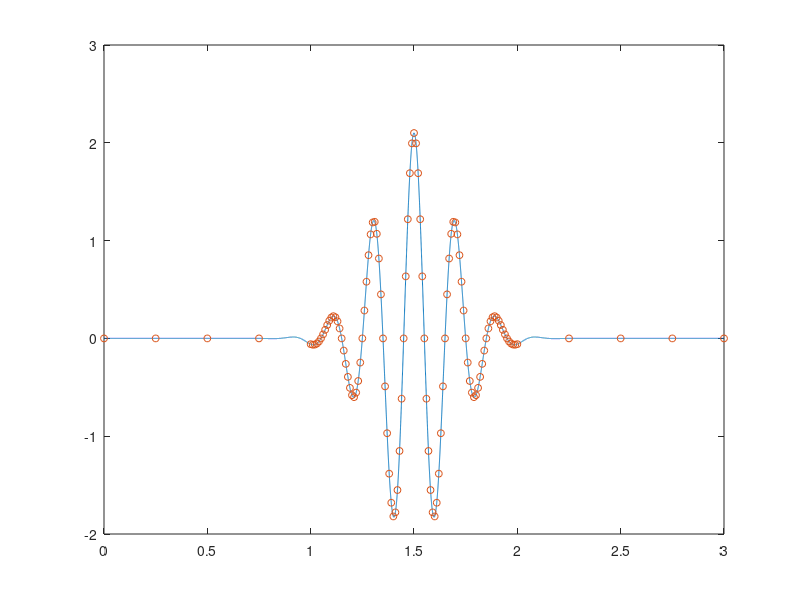

The MATLAB source for this figure:
%% 均匀时间向量
% 如果您知道采样频率，请使用冒号运算符。如果您的系统在一秒内以 15 Hz 的速率对时间采样，您将获得 16 个读数，包括在零处的一个读数。
Fs = 15;
Ts = 1/Fs;
ts = 0:Ts:1;

% 如果您知道时间区间的开始和结束以及样本数量，请使用 linspace。
% 假设您启动秒表并在一秒后停止它。如果您知道您的仪器获得了 15 个读数，您可以生成时间向量。
tl = linspace(0,1,15);

% 您可以直接基于样本计算采样率，并使用它来重新构造时间向量。
sf = 1/(tl(2)-tl(1));

TL = (0:length(tl)-1)/sf;

ErrorTL = max(abs(tl-TL))
%% 非均匀时间向量
% 将 linspace 和冒号运算符结合使用，可生成任意特征的非均匀时间向量。
% 假设您必须对一个高斯调制正弦脉冲进行采样。该脉冲在某个一秒区间内变化迅速，但在前几秒和后几秒内变化缓慢。
% 以 100 Hz 的频率对感兴趣的区域进行采样，在之前和之后只采集五个样本。使用方括号串联向量。

gpl = @(x) 2.1*gauspuls(x-1.5,5,0.4);   % 匿名句柄函数

Ffast = 100;
Tf = 1/Ffast;
Nslow = 5;
tdisc = [linspace(0,1,Nslow) 1+Tf:Tf:2-Tf linspace(2,3,Nslow)];

% 生成函数的 20001 个样本来对连续时间脉冲进行仿真。叠加由 tsf 定义的样本绘图。
Tcont = linspace(0,3,20001)';

plot(Tcont,gpl(Tcont),tdisc,gpl(tdisc),'o','markersize',5)
